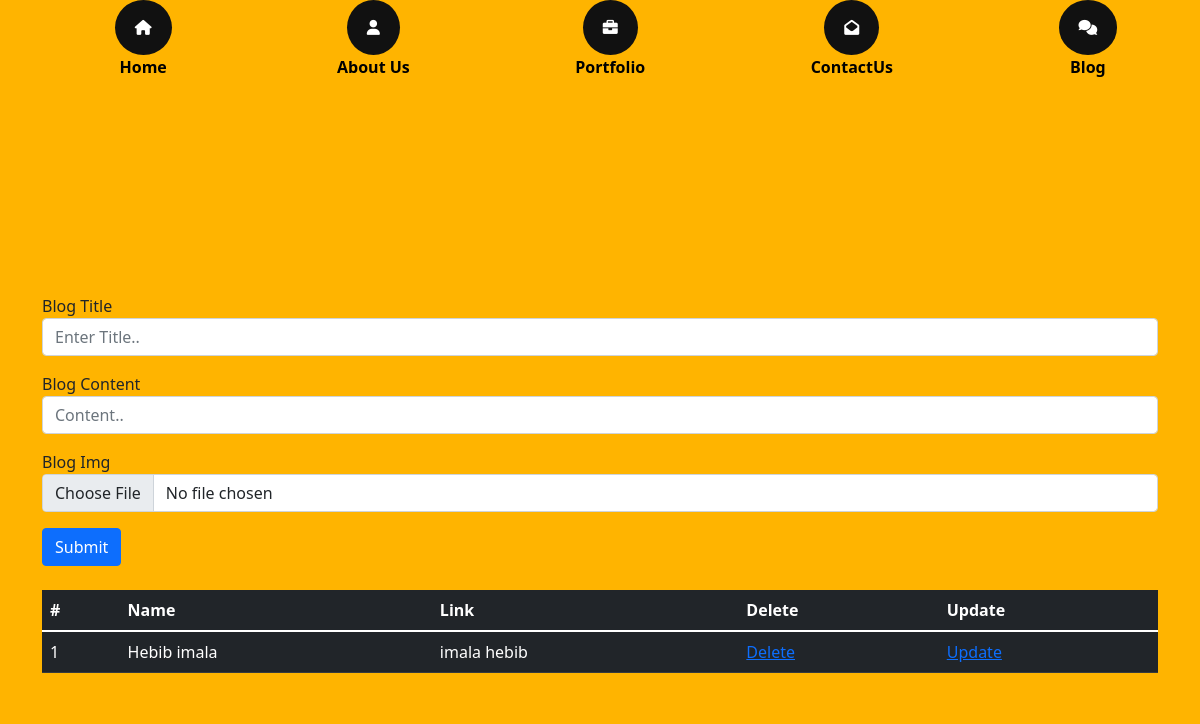
The page /admin/blog on the database its author committed.
### modules.py (models this page shows)
class Blogs(db.Model):
    id=db.Column(db.Integer,primary_key=True)
    blog_img = db.Column(db.String(150))
    blog_title = db.Column(db.String(50))
    blog_content = db.Column(db.String(150))

### routes/admin/routes.py (the view, shortened to what this page needs)
@app.route("/admin/blog", methods=["GET","POST"])
def blog():
    from modules import Blogs
    import os
    from run import db
    from werkzeug.utils import secure_filename
    blogs = Blogs.query.all()
    return render_template("admin/blog.html", blogs=blogs)

### templates/admin/blog.html
{% extends "admin/base.html" %} {% block content %}
<div class="main">
    <div class="container">
        <form action="/admin/blog" method="POST" enctype="multipart/form-data">
            <div class="form-group">
                <label class="text-dark" for="exampleInputEmail1">Blog Title</label>
                <input type="text" name="blog_title" class="form-control" id="exampleInputEmail1" aria-describedby="emailHelp" placeholder="Enter Title..">
            </div>
            <div class="form-group mt-3">
                <label for="exampleInputPassword1">Blog Content</label>
                <input type="text" name="blog_content" class="form-control" placeholder="Content..">
            </div>
            <div class="form-group mt-3">
                <label for="exampleInputPassword1">Blog Img</label>
                <input type="file" name="blog_img" class="form-control">
            </div>
            <button type="submit" class="btn btn-primary mt-3">Submit</button>
            <table class="table table-dark my-4">
                <thead>
                    <tr>
                        <th scope="col">#</th>
                        <th scope="col">Name</th>
                        <th scope="col">Link</th>
                        <th scope="col">Delete</th>
                        <th scope="col">Update</th>
                    </tr>
                </thead>
                <thead>
                    {% for blog in blogs %}
                    <tr>
                        <td>{{blog.id}}</td>
                        <td>{{blog.blog_title}}</td>
                        <td>{{blog.blog_content}}</td>
                        <td>
                            <a href="/blogDelete/{{blog.id}}">Delete</a>
                        </td>
                        <td>
                            <a href="/blogEdit/{{blog.id}}">Update</a>
                        </td>
                    </tr>
                    {% endfor %}
                </thead>
            </table>
        </form>
    </div>
</div>
{% endblock %}

### static/css/base.css (style rules this page uses)
body { margin: 0; padding: 0; border: 0; font-size: 100%; font: inherit; vertical-align: baseline; background-color: #252525; background-image: linear-gradient(45deg, #ffb400 50%, #252525 35%, #ffb400 42%); }
.container { background-color: #ffb400; width: 100%; margin: 0 auto; }
.main { height: 100vh; display: flex; align-items: center; justify-content: center; }

### rows shown on the page
Blogs: id "1", blog_title "Hebib imala", blog_content "imala hebib"
